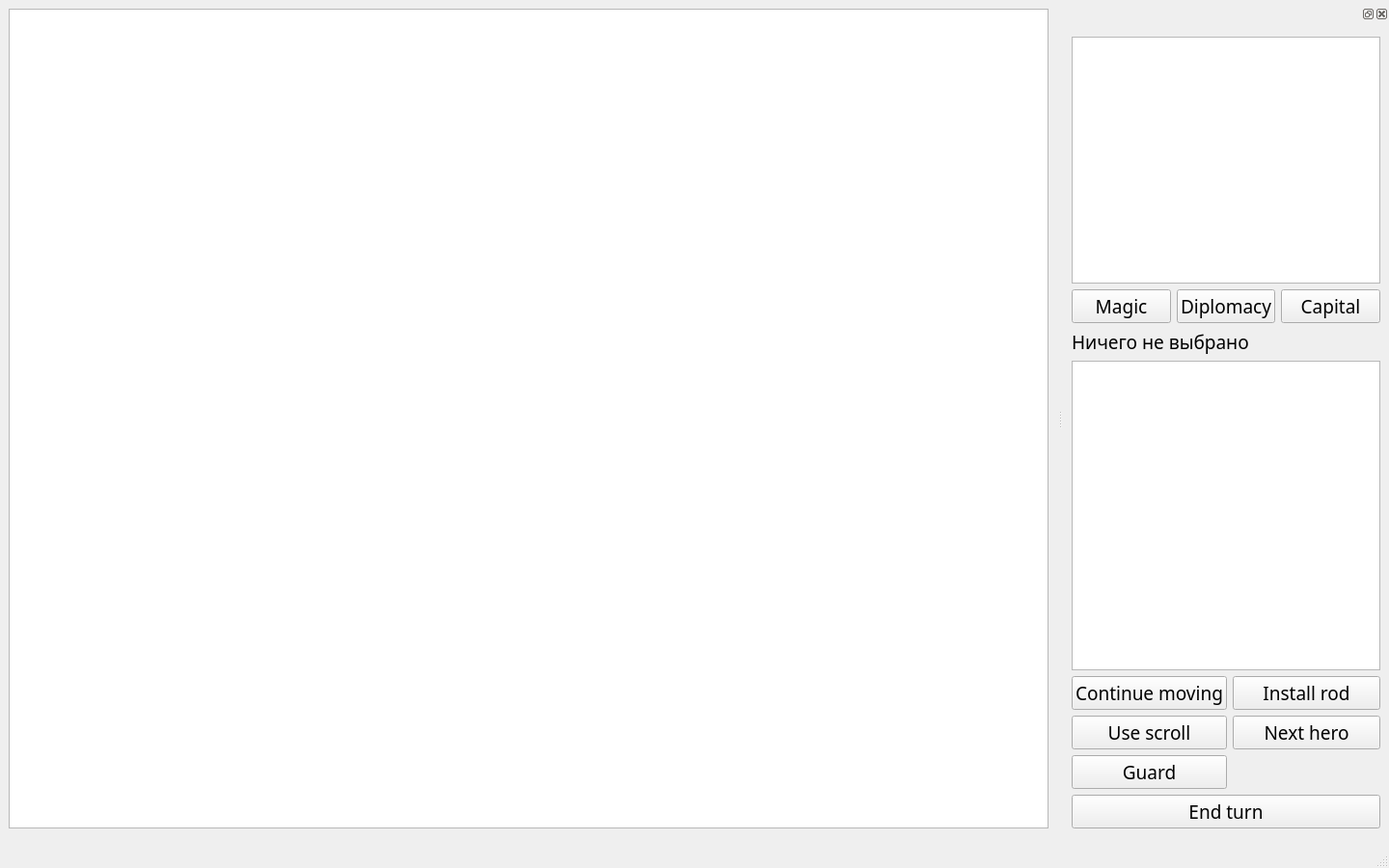
<?xml version="1.0" encoding="UTF-8"?>
<ui version="4.0">
 <class>GlobalMapWindow</class>
 <widget class="QMainWindow" name="GlobalMapWindow">
  <property name="geometry">
   <rect>
    <x>0</x>
    <y>0</y>
    <width>1440</width>
    <height>900</height>
   </rect>
  </property>
  <property name="sizePolicy">
   <sizepolicy hsizetype="Maximum" vsizetype="Maximum">
    <horstretch>0</horstretch>
    <verstretch>0</verstretch>
   </sizepolicy>
  </property>
  <property name="minimumSize">
   <size>
    <width>1280</width>
    <height>768</height>
   </size>
  </property>
  <property name="font">
   <font>
    <family>EB Garamond</family>
    <pointsize>14</pointsize>
   </font>
  </property>
  <property name="windowTitle">
   <string>NotAGame</string>
  </property>
  <property name="layoutDirection">
   <enum>Qt::LeftToRight</enum>
  </property>
  <widget class="QWidget" name="centralwidget">
   <layout class="QHBoxLayout" name="horizontalLayout_2">
    <item>
     <widget class="MapView" name="GlobalMapView">
      <property name="mouseTracking">
       <bool>true</bool>
      </property>
      <property name="dragMode">
       <enum>QGraphicsView::ScrollHandDrag</enum>
      </property>
     </widget>
    </item>
   </layout>
  </widget>
  <widget class="QMenuBar" name="menubar">
   <property name="geometry">
    <rect>
     <x>0</x>
     <y>0</y>
     <width>1440</width>
     <height>32</height>
    </rect>
   </property>
  </widget>
  <widget class="QStatusBar" name="statusbar"/>
  <widget class="QDockWidget" name="dockWidget_2">
   <property name="sizePolicy">
    <sizepolicy hsizetype="Fixed" vsizetype="Preferred">
     <horstretch>0</horstretch>
     <verstretch>0</verstretch>
    </sizepolicy>
   </property>
   <attribute name="dockWidgetArea">
    <number>2</number>
   </attribute>
   <widget class="QWidget" name="dockWidgetContents_2">
    <layout class="QVBoxLayout" name="verticalLayout_2">
     <item>
      <layout class="QVBoxLayout" name="verticalLayout">
       <item>
        <widget class="QGraphicsView" name="gfxMiniMap">
         <property name="sizePolicy">
          <sizepolicy hsizetype="Fixed" vsizetype="Fixed">
           <horstretch>0</horstretch>
           <verstretch>0</verstretch>
          </sizepolicy>
         </property>
         <property name="minimumSize">
          <size>
           <width>320</width>
           <height>256</height>
          </size>
         </property>
        </widget>
       </item>
       <item>
        <layout class="QHBoxLayout" name="horizontalLayout">
         <item>
          <widget class="QPushButton" name="btnMagic">
           <property name="text">
            <string>Magic</string>
           </property>
          </widget>
         </item>
         <item>
          <widget class="QPushButton" name="btnDiplomacy">
           <property name="text">
            <string>Diplomacy</string>
           </property>
          </widget>
         </item>
         <item>
          <widget class="QPushButton" name="btnCapital">
           <property name="text">
            <string>Capital</string>
           </property>
          </widget>
         </item>
        </layout>
       </item>
       <item>
        <widget class="QLabel" name="lblSelection">
         <property name="text">
          <string>Ничего не выбрано</string>
         </property>
        </widget>
       </item>
       <item>
        <widget class="QListWidget" name="listWidget">
         <property name="sizePolicy">
          <sizepolicy hsizetype="Expanding" vsizetype="Expanding">
           <horstretch>0</horstretch>
           <verstretch>0</verstretch>
          </sizepolicy>
         </property>
        </widget>
       </item>
       <item>
        <layout class="QGridLayout" name="gridLayout_2">
         <item row="0" column="0">
          <widget class="QPushButton" name="btnContinueMovement">
           <property name="text">
            <string>Continue moving</string>
           </property>
          </widget>
         </item>
         <item row="2" column="0">
          <widget class="QPushButton" name="btnGuard">
           <property name="text">
            <string>Guard</string>
           </property>
          </widget>
         </item>
         <item row="0" column="1">
          <widget class="QPushButton" name="btnInstallRod">
           <property name="text">
            <string>Install rod</string>
           </property>
          </widget>
         </item>
         <item row="3" column="0" colspan="2">
          <widget class="QPushButton" name="btnEndTurn">
           <property name="text">
            <string>End turn</string>
           </property>
          </widget>
         </item>
         <item row="1" column="0">
          <widget class="QPushButton" name="btnUseScroll">
           <property name="text">
            <string>Use scroll</string>
           </property>
          </widget>
         </item>
         <item row="1" column="1">
          <widget class="QPushButton" name="btnNextHero">
           <property name="text">
            <string>Next hero</string>
           </property>
          </widget>
         </item>
        </layout>
       </item>
      </layout>
     </item>
    </layout>
   </widget>
  </widget>
 </widget>
 <customwidgets>
  <customwidget>
   <class>MapView</class>
   <extends>QGraphicsView</extends>
   <header>client/ui/global_map_window.h</header>
  </customwidget>
 </customwidgets>
 <resources/>
 <connections/>
</ui>
